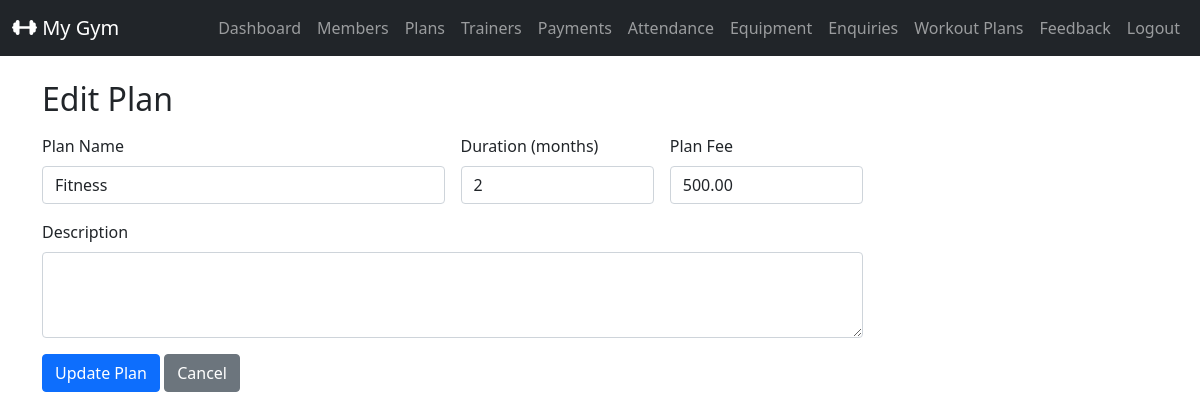
The app's page /admin_plans_edit/1/ (signed in) with its own data.
### gymapp/models.py (models this page shows, shortened)
class MembershipPlan(models.Model):
  name = models.CharField(max_length=100)
  duration_months = models.PositiveIntegerField()
  fee = models.DecimalField(max_digits=6,decimal_places=2)
  description = models.TextField(blank=True)

### gymapp/views.py (the view)
    def wrapper(request, *args, **kwargs):
        if not request.user.is_authenticated or getattr(request.user,'role',None)!='ADMIN':
            messages.error(request,'You must be an admin to access this page')
            return redirect('admin_login')
        return view_func(request, *args, **kwargs)

### gymapp/views.py (called while the page is built, shortened)
def admin_required(view_func):
    def wrapper(request, *args, **kwargs):
        if not request.user.is_authenticated or getattr(request.user,'role',None)!='ADMIN':
            messages.error(request,'You must be an admin to access this page')
            return redirect('admin_login')
        return view_func(request, *args, **kwargs)
    return wrapper

@admin_required
def admin_plan_edit(request,plan_id):
    plan = MembershipPlan.objects.get(id=plan_id)
    return render(request,'admin_plan_form.html',{'plan':plan, 'mode':'edit'})

### gymapp/templates/admin_plan_form.html (shortened to what this page needs)
{% extends 'base.html' %}
{% block content %}
<h2 class="mb-3">
  {% if mode == 'add' %} Add Plan {% else %} Edit Plan {% endif %}
</h2>
<form method="post" class="row g-3 w-75">
  <div class="col-md-6">
    <label class="form-label">Plan Name</label>
    <input type="text" name="name" class="form-control" value="{{ plan.name|default:'' }}">
  </div>
  <div class="col-md-3">
    <label class="form-label">Duration (months)</label>
    <input type="number" name="duration_months" class="form-control" value="{{ plan.duration_months|default:'' }}">
  </div>
  <div class="col-md-3">
    <label class="form-label">Plan Fee</label>
    <input type="number" name="fee" step="0.01" class="form-control" value="{{ plan.fee|default:'' }}">
  </div>
  <div class="col-md-12">
    <label class="form-label">Description</label>
    <textarea name="description" class="form-control" rows="3" value="{{plan.description|default:''}}"></textarea>
  </div>
  <div class="col-md-12">
    <button type="submit" class="btn btn-primary">
      {% if mode == 'add' %} Add Plan {% else %} Update Plan {% endif %}
    </button>
    <a href="{% url 'admin_plans_list' %}" class="btn btn-secondary">Cancel</a>
  </div>
</form>
{% endblock %}

### records on screen
MembershipPlan: name "Fitness", duration_months "2", fee "500.00"
